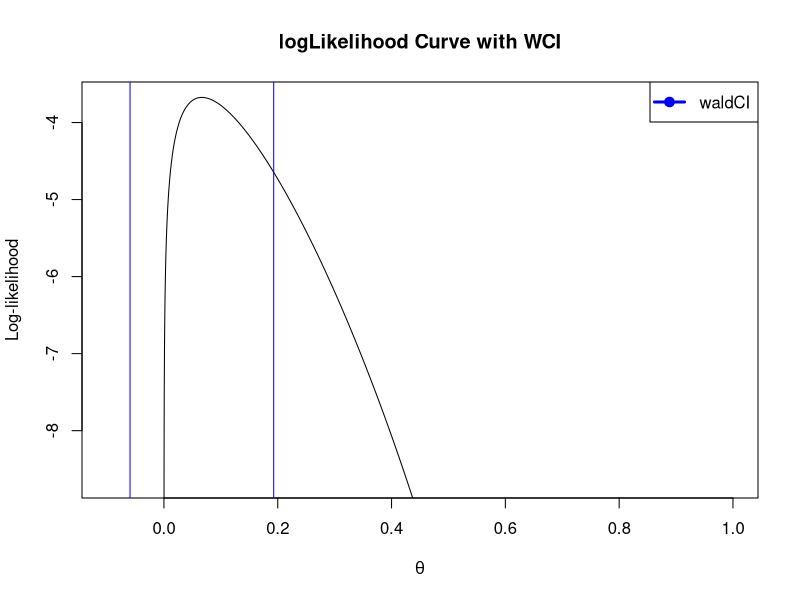

Reproduce this figure in R.
# Wald
binomWCI <- function(y, n, alf) {
  pihat <- y/n
  SE <- sqrt(pihat*(1-pihat)/n)
  pihat + c(-1,1)*qnorm(1 - 0.5*alf)*SE
}
binomWCI(1,15, 0.05)

#loglikelihood curve with confidence intervals 
y=1
n=15
thetahat<-y/n
chisq <- qchisq(1-0.05, 1)
LLcurve<-function(theta){return(
  y*log(theta) + (n - y)*log(1 -theta)
)}
p<-seq(-0.1,1,length=100000)
plot(p,LLcurve(p),xlab=expression(theta),ylab = "Log-likelihood",ylim=LLcurve(thetahat)+c(-5,0),type="l")
abline(v=binomWCI(1, 15, 0.05),col="blue")
title("logLikelihood Curve with WCI")
legend("topright",legend = c("waldCI"),
       pch = c(19, 15),
       col = c("blue"),lwd = 3)


